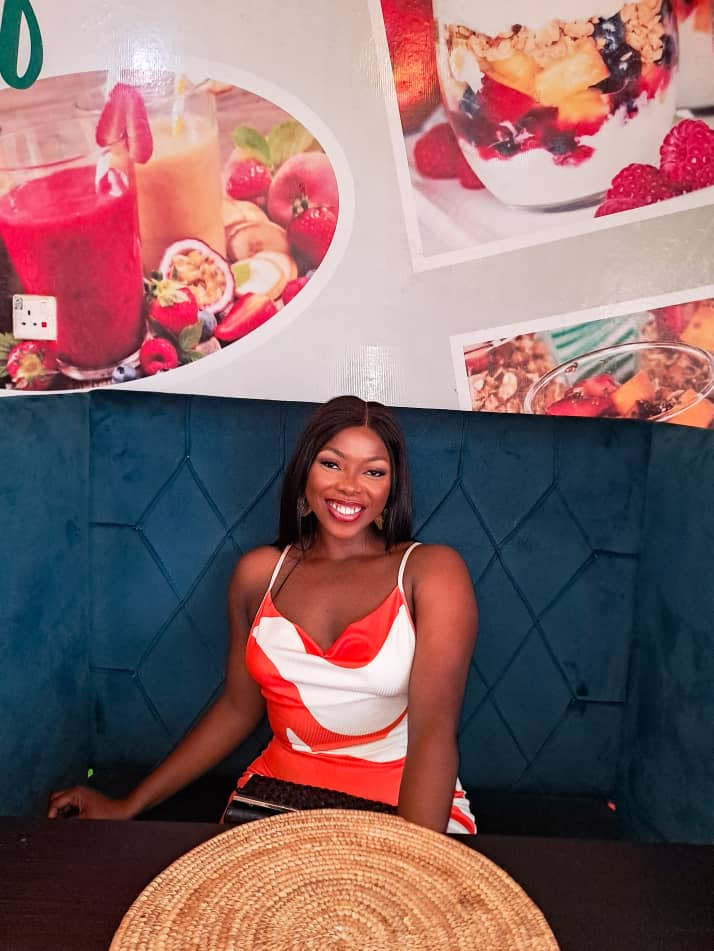
#> input picture dummy_folder/profilepicture2.jpg, 714 x 951 px
$ python -i tkinterCartoon.py   (imports and definitions only)
#> lines starting #> are read from the running program, lines starting #| are printed output that depends on the picture
import tkinter as tk
from tkinter import filedialog, messagebox
import cv2
from PIL import Image, ImageTk


#the Class handling loading of the images.
class ImageLoader:
    def __init__(self):
        self.file_path = None

    # [14 lines left out: function load_image, not called in this run]

class Cartoonifier: #class to process the image selected and give it a cartoon-like effect
    def __init__(self,image_path):
        self.image_path = image_path #takes the file path of the image and stores it.

    def cartoonify_image(self):
        img =cv2.imread(self.image_path) #to reads the image form the file path
#> img is the input picture: shape (951, 714, 3); mean B, G, R 102.3, 100.8, 133.4
        img = cv2.resize(img, (850,850)) # to resize the image to 850:850
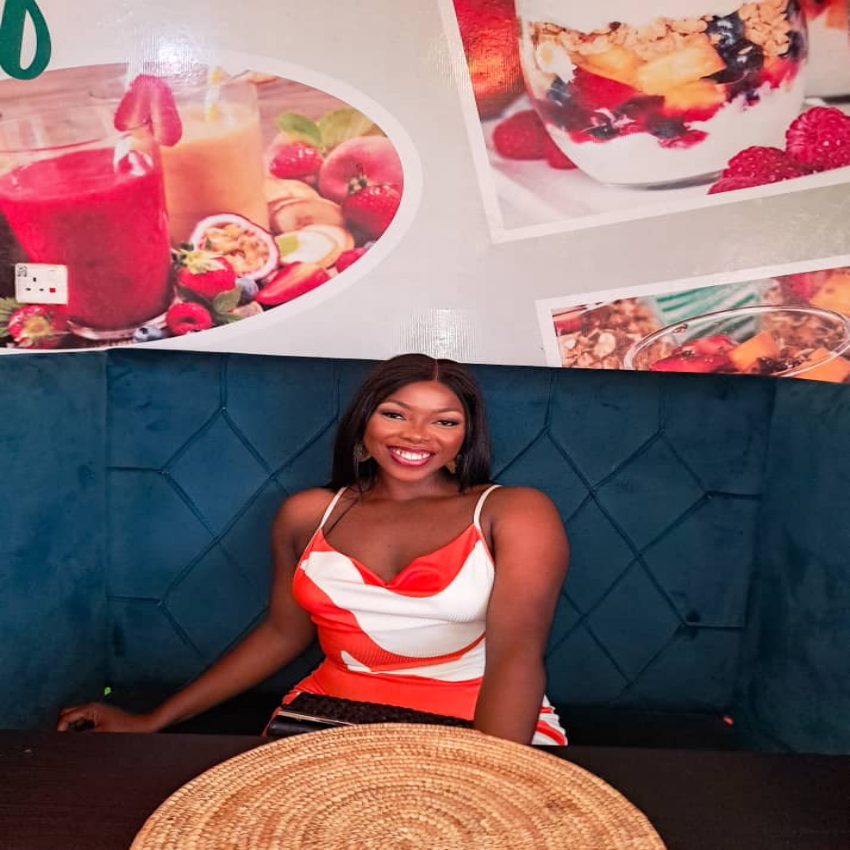
#> img: shape (850, 850, 3); mean B, G, R 102.2, 100.7, 133.3

        for _ in range(8):
            img = cv2.bilateralFilter(img, d=9, sigmaColor=15, sigmaSpace=12) #applies a bilateral filter 4 times to smooth the images while still preserving the edges.
                    #d = diameter of each pixel; sC = the smaller the num, the more edges preserved; sS = smooths spatial details

        gray = cv2.cvtColor(img, cv2.COLOR_BGR2GRAY) # converting to gray scale to create edges
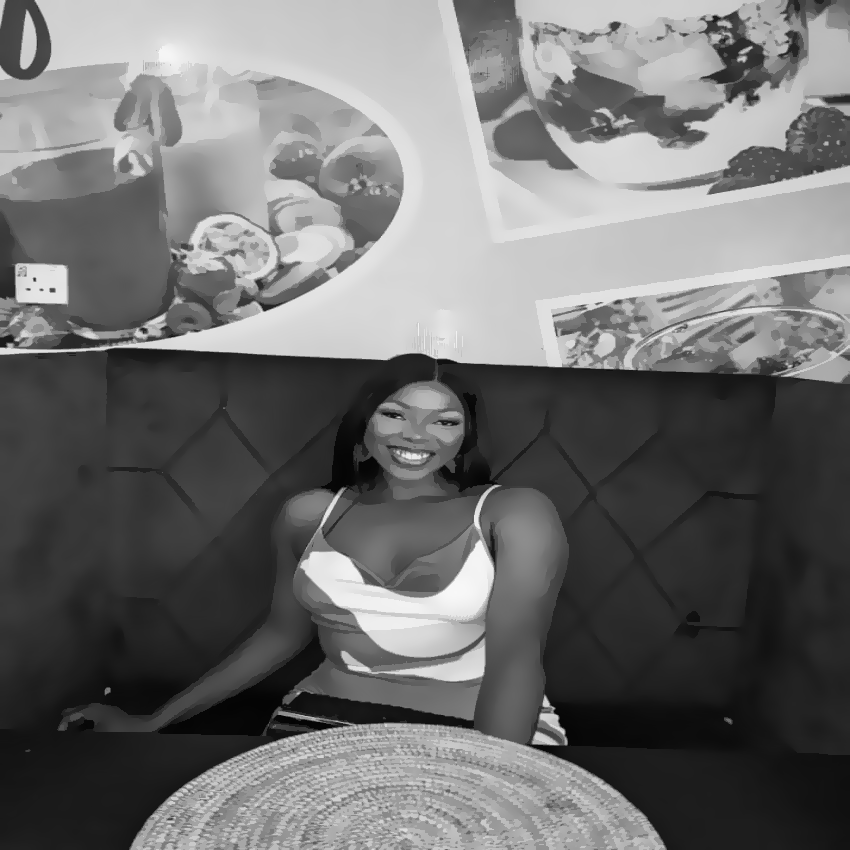
#> gray: shape (850, 850); min 4, max 248, mean 110.7
        gray = cv2.medianBlur(gray, 5) #reduces noise of the gray scale, improving the quality of the edge detection, 5 is the size of the filter.

        # edge detection: what this does is to create black and white lines(outlines) using adaptive threshold. the cartoon is therefore visible
        edge = cv2.adaptiveThreshold(gray, 255, cv2.ADAPTIVE_THRESH_MEAN_C, cv2.THRESH_BINARY, blockSize=5, C=2) #bS must be an odd num; c = finetunes the edges
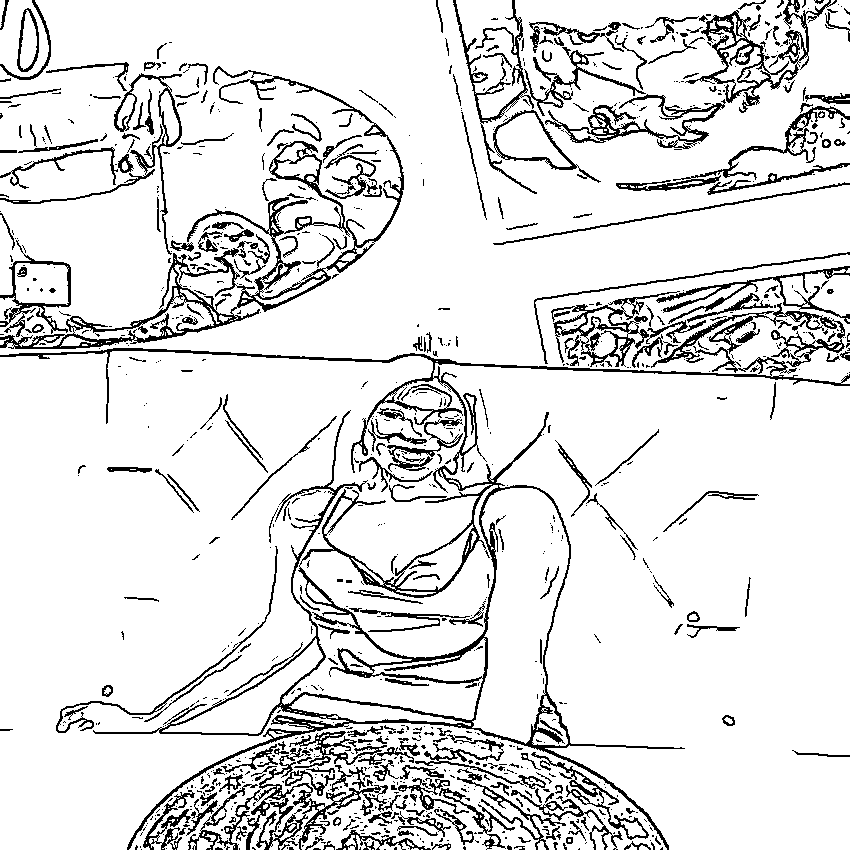
#> edge: shape (850, 850); 88.4% white; black in thin lines or dots

        cartoon =cv2.bitwise_and(img, img, mask=edge)# this combines the edge and original image together. keeping the color in non-edge areas and making the edges darker;
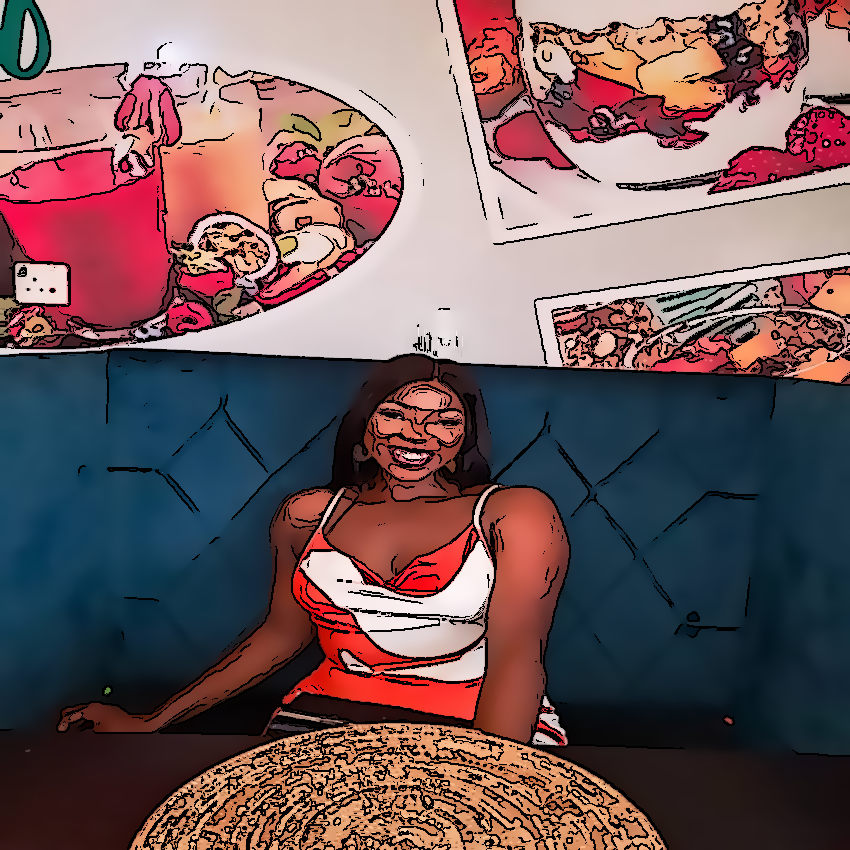
#> cartoon: shape (850, 850, 3); mean B, G, R 92.4, 90.2, 114.6
                                                     #mask=edges ensures the edges are applied to the color image.

        cartoon = cv2.cvtColor(cartoon, cv2.COLOR_BGR2RGB) #OpenCV works with BGR but PIL accepts RGB, so the image is converted.
        return Image.fromarray(cartoon) #the processed image is returned as a PIL image object


class FileSaver:
    def __init__(self):
        pass
    # [5 lines left out: function save_image, not called in this run]


class CartoonifyApp:
    # [51 lines left out: functions __init__, load_image, cartoonify_image, save_image, display_image, not called in this run]

#if __name__ == "__main__": #it checks if this script is run directly or if i imported it from another module
# [1 line not run here, left out]
# [1 line that did not run here, left out]
# [1 line not run here, left out]

>>> result = Cartoonifier('dummy_folder/profilepicture2.jpg').cartoonify_image()

$ run again, on dummy_folder/young_girl.jpg
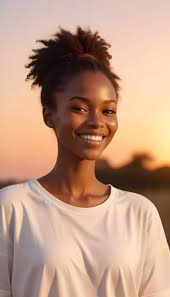
#> input picture dummy_folder/young_girl.jpg, 170 x 297 px
#> in cartoonify_image, img is the input picture: shape (297, 170, 3); mean B, G, R 129.9, 152.5, 190
#> in cartoonify_image, `edge = cv2.adaptiveThreshold(gray, 255, cv2.ADAPTIVE_THRESH_MEAN_C, cv..`:
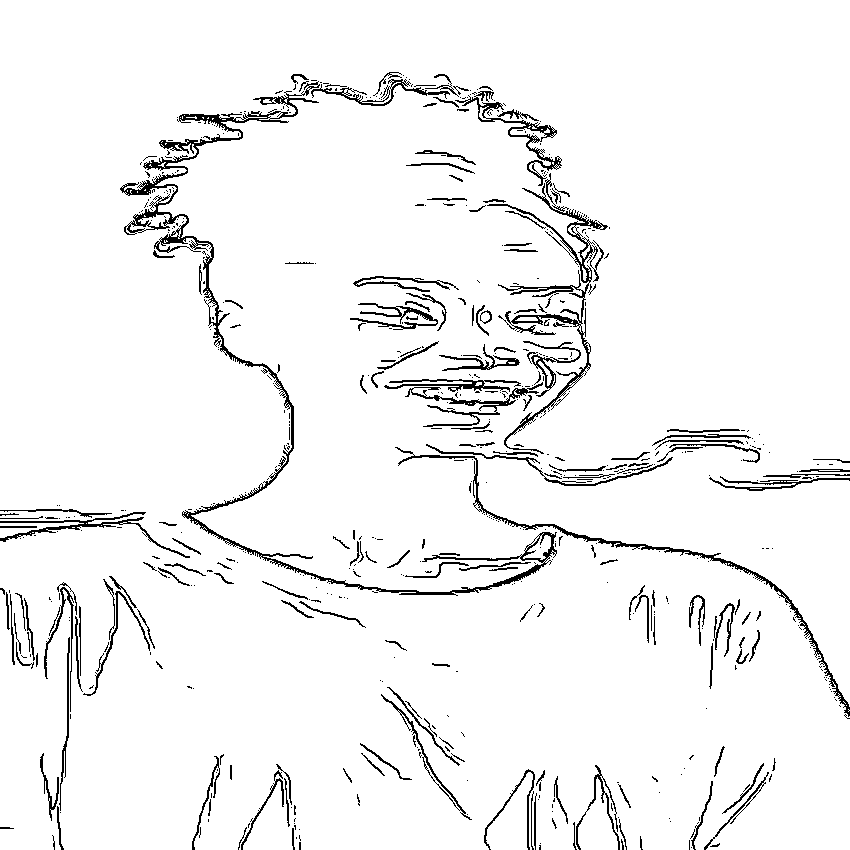
#> edge: shape (850, 850); 95.2% white; black in thin lines or dots
#> in cartoonify_image, `cartoon =cv2.bitwise_and(img, img, mask=edge)# this combines the edge ..`:
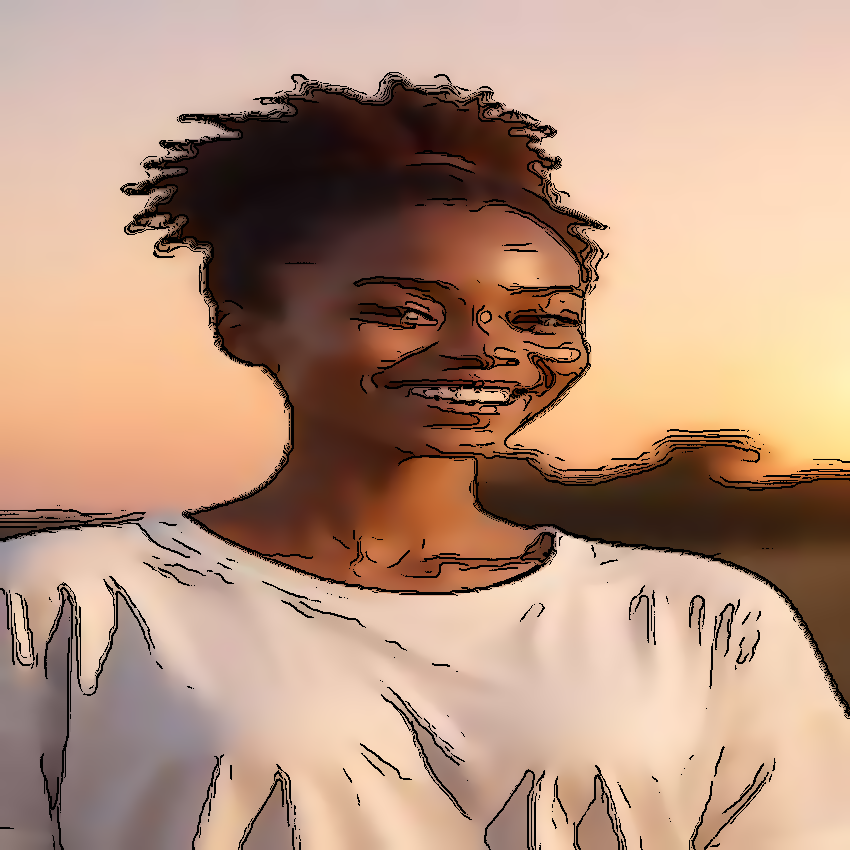
#> cartoon: shape (850, 850, 3); mean B, G, R 126.1, 147.6, 183

$ run again, on dummy_folder/ada.png
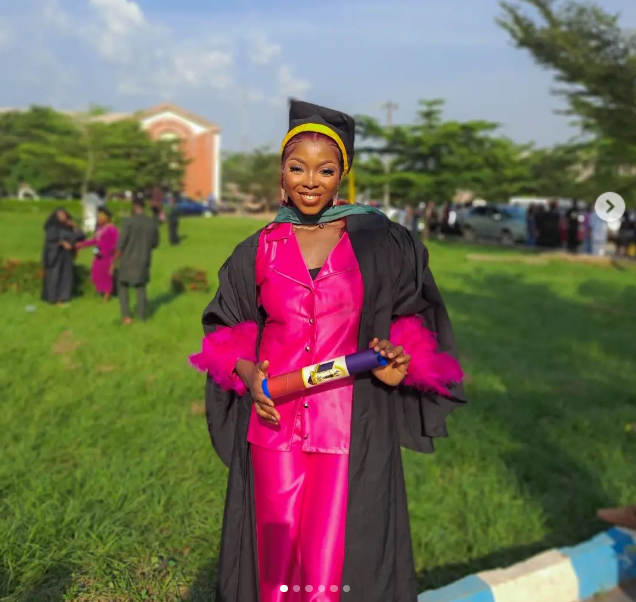
#> input picture dummy_folder/ada.png, 636 x 602 px
#> in cartoonify_image, img is the input picture: shape (602, 636, 3); mean B, G, R 87, 104.4, 114.5
#> in cartoonify_image, `edge = cv2.adaptiveThreshold(gray, 255, cv2.ADAPTIVE_THRESH_MEAN_C, cv..`:
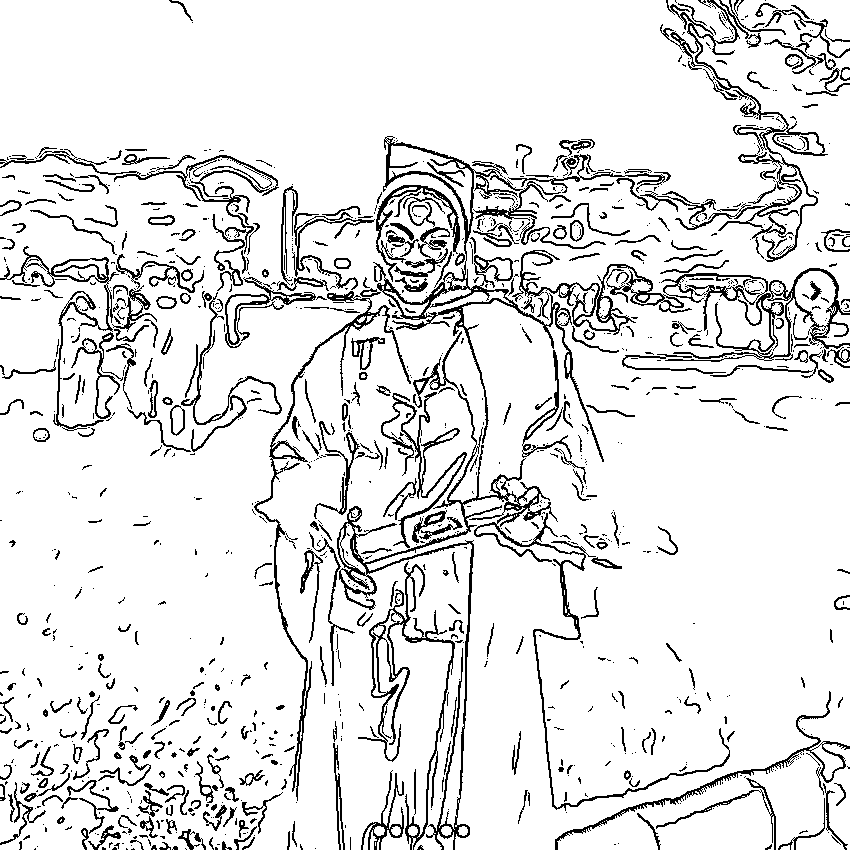
#> edge: shape (850, 850); 89.4% white; black in thin lines or dots
#> in cartoonify_image, `cartoon =cv2.bitwise_and(img, img, mask=edge)# this combines the edge ..`:
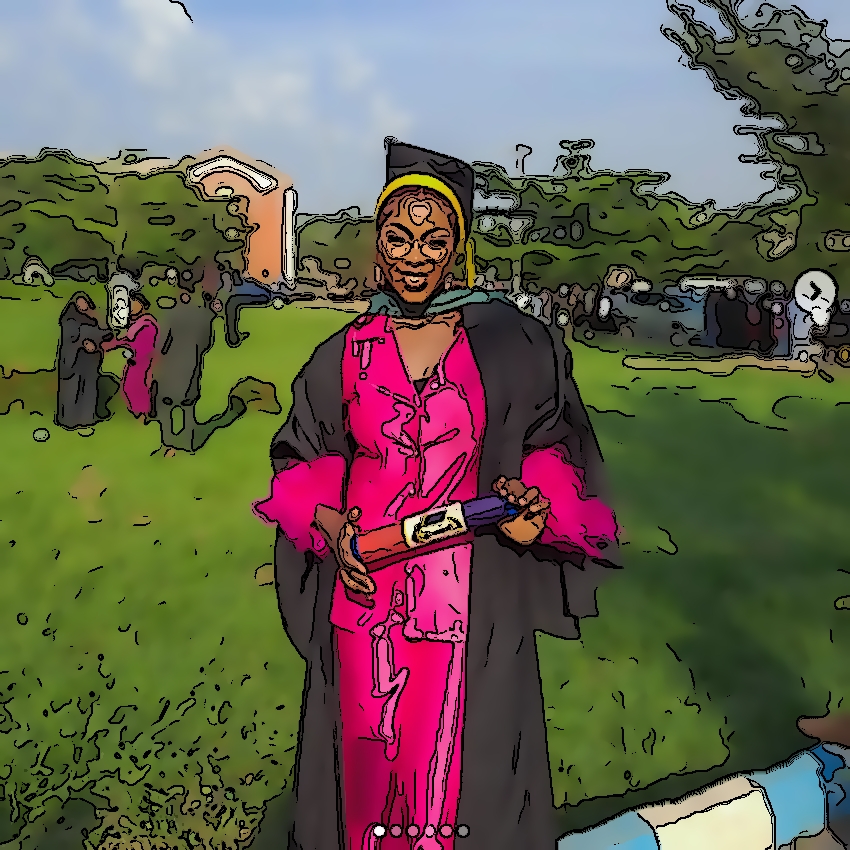
#> cartoon: shape (850, 850, 3); mean B, G, R 79.9, 96.5, 103.4

$ run again, on dummy_folder/ada3.png
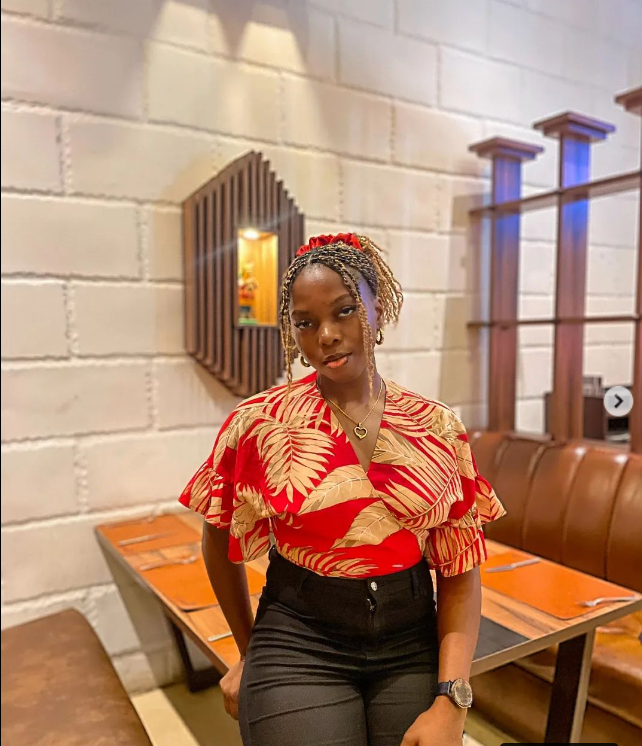
#> input picture dummy_folder/ada3.png, 642 x 746 px
#> in cartoonify_image, img is the input picture: shape (746, 642, 3); mean B, G, R 113.7, 137.2, 176.5
#> in cartoonify_image, `edge = cv2.adaptiveThreshold(gray, 255, cv2.ADAPTIVE_THRESH_MEAN_C, cv..`:
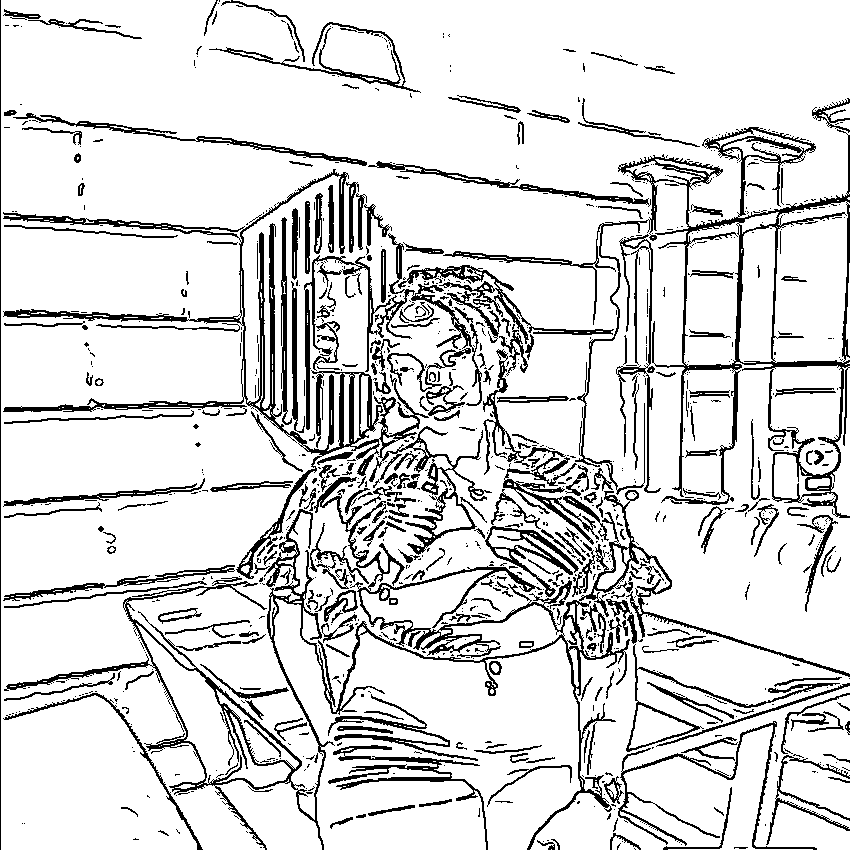
#> edge: shape (850, 850); 85.9% white; black in thin lines or dots
#> in cartoonify_image, `cartoon =cv2.bitwise_and(img, img, mask=edge)# this combines the edge ..`:
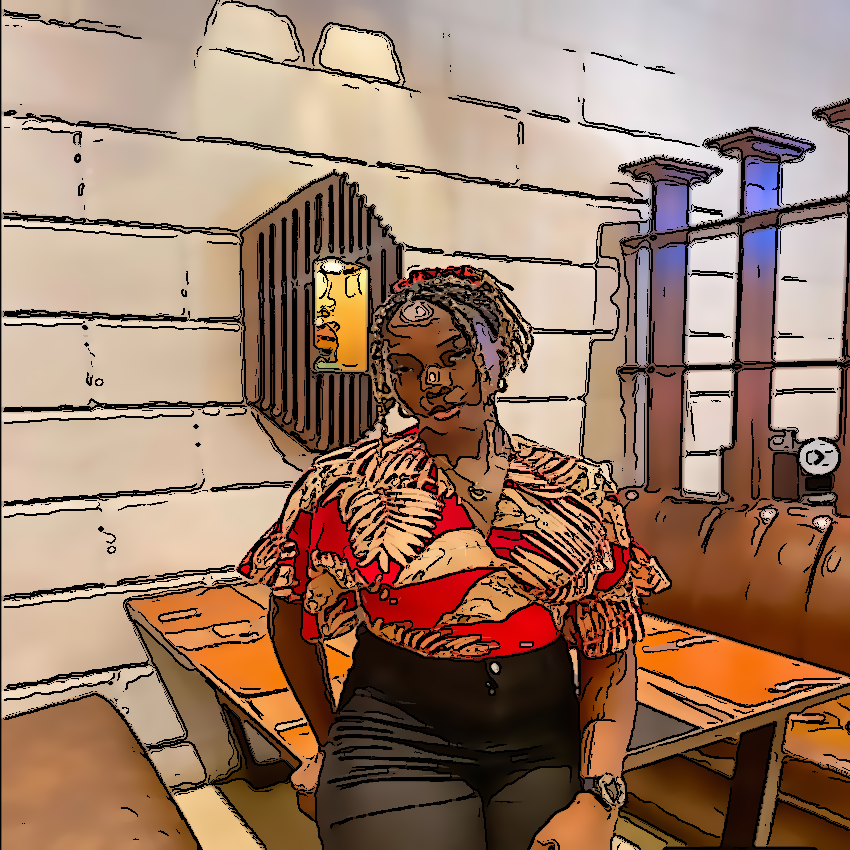
#> cartoon: shape (850, 850, 3); mean B, G, R 103.5, 124.1, 155.8
